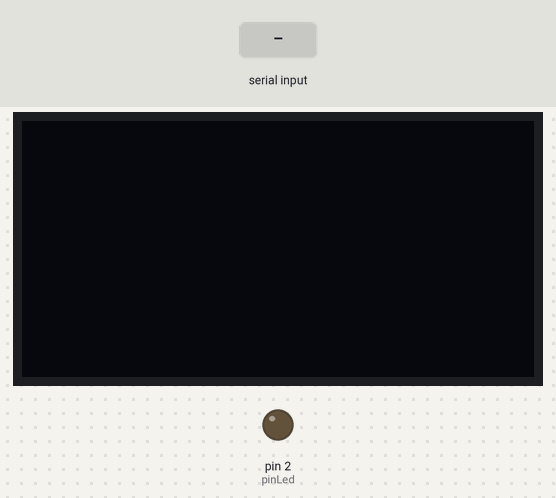
The sketch below on a simulated Arduino Uno, built with avr-gcc and run on an emulated ATmega328P. On the bench: 128×64 one-colour display, output pins drawn as LEDs (lit = HIGH). The inputs (shaded band) are chosen by the test bench.

Above: at 1.2 s.
1.3 s: "1" received over Serial
At 2.5 s:
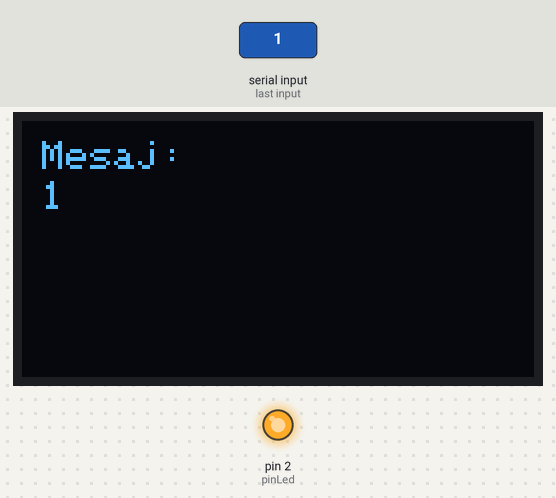
2.8 s: "2" received over Serial
At 3.9 s:
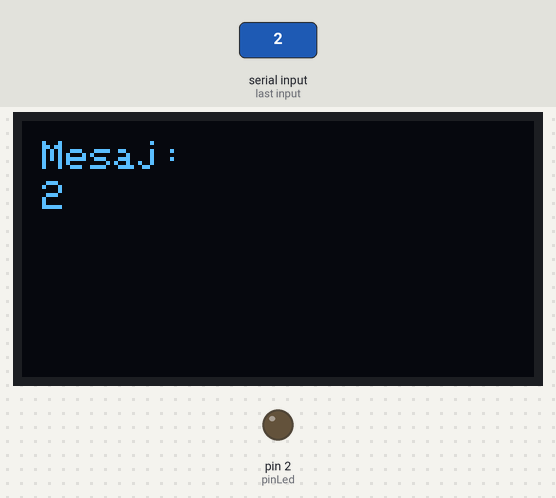
4.3 s: "0" received over Serial
Timing chart, 0 to 7.3 s (numbered marks = the images above; inputs shaded):
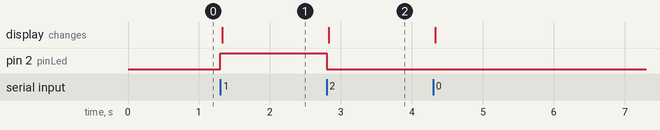

The sketch:

Bluetooth_HC-06.ino
```cpp
#include <SimpleDHT.h>
#include <SPI.h>
#include <Wire.h>
#include <Adafruit_GFX.h>
#include <Adafruit_SSD1306.h>

#define SCREEN_WIDTH 128
#define SCREEN_HEIGHT 64
#define OLED_RESET 4

String veri = "";
int pinLed = 2;

Adafruit_SSD1306 display(SCREEN_WIDTH, SCREEN_HEIGHT, &Wire, OLED_RESET);

void setup() {
  Serial.begin(9600);
  pinMode(pinLed, OUTPUT);
  display.begin(SSD1306_SWITCHCAPVCC, 0x3C);
}

void loop() {
  veri = "";

  while (Serial.available()) {
    veri += (char)Serial.read();

    if (veri == "1") {
      digitalWrite(pinLed, HIGH);
    } else if (veri == "2") {
      digitalWrite(pinLed, LOW);
    }

    display.clearDisplay();
    display.setTextSize(1.4);
    display.setTextColor(WHITE);
    display.cp437(true);

    display.setCursor(5, 5);
    display.print("Mesaj: ");
    display.setCursor(5, 15);
    display.print(veri);

    display.display();

    delay(100);
  }
}
```

Measured:
- after the input at 1.3 s, pin 2 (pinLed): LOW → HIGH at once; the display: changes at once (image 1)
- after the input at 2.8 s, pin 2 (pinLed): HIGH → LOW at once; the display: changes at once (image 2)
